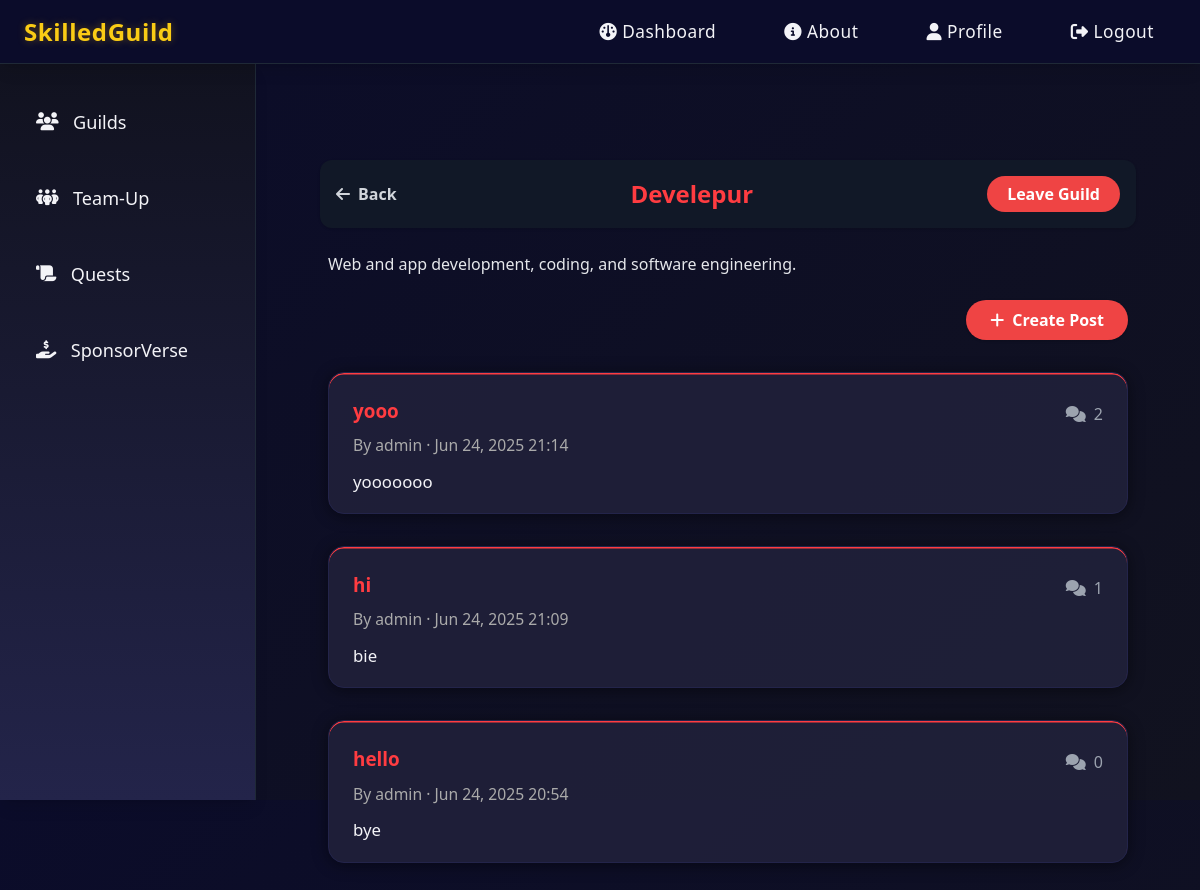
Page /guilds/2/ (signed in) on the committed database.
### skilledguild/models.py (models this page shows, shortened)
class Guild(models.Model):
    name = models.CharField(max_length=100, unique=True)
    description = models.TextField()
    icon_url = models.URLField(blank=True, null=True)
    theme_color = models.CharField(max_length=16, blank=True, null=True, help_text='Hex color for card accent')
    members = models.ManyToManyField(User, related_name='guilds', blank=True)

class Post(models.Model):
    title = models.CharField(max_length=200)
    content = models.TextField()
    author = models.ForeignKey(User, on_delete=models.CASCADE, related_name='posts')
    guild = models.ForeignKey(Guild, on_delete=models.CASCADE, related_name='posts')
    timestamp = models.DateTimeField(auto_now_add=True)
    likes = models.PositiveIntegerField(default=0)
    image = models.ImageField(upload_to='post_images/', blank=True, null=True)
    tags = models.CharField(max_length=200, blank=True, null=True, help_text='Comma-separated tags')
    def comment_count(self):
        return self.comments.count()

### skilledguild/views.py (the view)
# urls.py: path('guilds/<int:guild_id>/', views.guild_detail, name='guild_detail'),
@login_required
def guild_detail(request, guild_id):
    guild = get_object_or_404(Guild, id=guild_id)
    is_member = request.user in guild.members.all()
    posts = guild.posts.order_by('-timestamp')
    if request.method == 'POST' and is_member:
        title = request.POST.get('title')
        content = request.POST.get('content')
        if title and content:
            Post.objects.create(title=title, content=content, author=request.user, guild=guild)
            return redirect('guild_detail', guild_id=guild.id)
    return render(request, 'skilledguild/guild_detail.html', {
        'guild': guild,
        'is_member': is_member,
        'posts': posts,
    })

### templates/skilledguild/guild_detail.html (shortened to what this page needs)
{% extends 'base.html' %}
{% load static %}
{% block content %}
<div class="mt-16 px-4 sm:px-8 max-w-7xl mx-auto w-full">
    <div class="flex items-center justify-between py-4 px-4 bg-gray-900 rounded-xl shadow mb-6">
        <a href="{% url 'guilds' %}" class="flex items-center gap-2 text-gray-300 hover:text-yellow-400 font-semibold">
            <i class="fa fa-arrow-left"></i> <span class="hidden sm:inline">Back</span>
        </a>
        <div class="flex-1 text-center">
            <span class="text-xl sm:text-2xl font-bold" style="color:{{ guild.theme_color|default:'#ffba08' }}">{{ guild.name }}</span>
        </div>
        {% if is_member %}
        <form method="post" action="{% url 'toggle_guild_membership' guild.id %}" style="display:inline;">
            <button type="submit" class="bg-red-500 hover:bg-red-600 text-white font-bold py-1.5 px-5 rounded-full transition-all">Leave Guild</button>
        </form>
        {% endif %}
    </div>
    <div class="mb-6 text-gray-200 text-base px-2">{{ guild.description }}</div>
    <div class="flex justify-end mb-6 px-2">
        <a href="{% url 'create_post' guild.id %}" class="bg-red-500 hover:bg-red-600 text-white font-bold py-2 px-6 rounded-full shadow transition-all flex items-center gap-2">
            <i class="fa fa-plus"></i> <span class="hidden sm:inline">Create Post</span>
        </a>
    </div>
    <div class="forum-post-list px-2">
        {% if posts %}
            {% for post in posts %}
            <a href="{% url 'post_detail' guild.id post.id %}" class="forum-post-card" style="--guild-color:{{ guild.theme_color|default:'#ffba08' }};">
                <div class="flex items-center justify-between mb-1">
                    <div class="forum-post-title">{{ post.title }}</div>
                    <div class="flex items-center gap-2 text-gray-400 text-base">
                        <i class="fa fa-comments"></i> {{ post.comment_count }}
                    </div>
                </div>
                <div class="forum-post-meta">By {{ post.author.username }} &middot; {{ post.timestamp|date:'M d, Y H:i' }}</div>
                <div class="forum-post-content">{{ post.content|truncatechars:180 }}</div>
            </a>
            {% endfor %}
        {% else %}
            <div class="text-gray-400 text-lg">No posts yet.</div>
        {% endif %}
    </div>
</div>
{% endblock %}

### templates/base.html (shortened to what this page needs)
{% load static %}
<!DOCTYPE html>
<html lang="en">
<head>
    <link rel="stylesheet" href="https://cdnjs.cloudflare.com/ajax/libs/font-awesome/6.5.0/css/all.min.css" />
    <link rel="stylesheet" href="{% static 'skilledguild/dashboard.css' %}">
    <script src="https://cdn.tailwindcss.com"></script>
</head>
<body class="bg-gray-900 text-white min-h-screen">
    <nav class="navbar fixed top-0 left-0 right-0 z-40 flex items-center justify-between bg-[#0b0c2a] h-16 px-6 shadow-lg border-b border-gray-800">
        <div class="navbar-logo text-2xl font-bold text-yellow-400 tracking-wide">SkilledGuild</div>
        <ul class="navbar-menu flex items-center gap-6">
            <li><a href="{% url 'dashboard' %}" class="hover:text-yellow-400 transition"><i class="fa-solid fa-gauge"></i> <span class="hidden sm:inline">Dashboard</span></a></li>
            <li><a href="#" class="hover:text-yellow-400 transition"><i class="fa-solid fa-circle-info"></i> <span class="hidden sm:inline">About</span></a></li>
            <li><a href="#" class="hover:text-yellow-400 transition"><i class="fa-solid fa-user"></i> <span class="hidden sm:inline">Profile</span></a></li>
            <li><a href="{% url 'logout' %}" class="hover:text-yellow-400 transition"><i class="fa-solid fa-right-from-bracket"></i> <span class="hidden sm:inline">Logout</span></a></li>
        </ul>
    </nav>
    <aside class="sidebar fixed top-16 left-0 bottom-0 w-64 bg-gradient-to-b from-[#11121f] to-[#23244a] shadow-lg border-r border-gray-800 z-30 flex flex-col py-8 px-4">
        <ul class="sidebar-menu flex flex-col gap-6">
            <li><a href="{% url 'guilds' %}" class="flex items-center gap-3 text-lg text-gray-200 hover:text-yellow-400 transition"><i class="fa-solid fa-users"></i> Guilds</a></li>
            <li><a href="#" class="flex items-center gap-3 text-lg text-gray-200 hover:text-yellow-400 transition"><i class="fa-solid fa-people-group"></i> Team-Up</a></li>
            <li><a href="#" class="flex items-center gap-3 text-lg text-gray-200 hover:text-yellow-400 transition"><i class="fa-solid fa-scroll"></i> Quests</a></li>
            <li><a href="#" class="flex items-center gap-3 text-lg text-gray-200 hover:text-yellow-400 transition"><i class="fa-solid fa-hand-holding-dollar"></i> SponsorVerse</a></li>
        </ul>
    </aside>
    <main class="min-h-screen">
        <div class="ml-64 mt-16 p-4 sm:p-8">
            {% block content %}{% endblock %}
        </div>
    </main>
</body>
</html>

### static/skilledguild/dashboard.css (style rules this page uses)
body { margin: 0; font-family: 'Segoe UI', Arial, sans-serif; background: linear-gradient(135deg, #0b0c2a 0%, #11121f 100%); color: #f3f3f7; min-height: 100vh; }
.navbar { display: flex; align-items: center; justify-content: space-between; background: rgba(11, 12, 42, 0.98); padding: 0 2.5rem; height: 64px; box-shadow: 0 2px 16px #000a; border-bottom: 1.5px solid #23244a; position: sticky; top: 0; z-index: 10; }
.navbar-logo { font-size: 2rem; color: #ffba08; font-weight: 700; letter-spacing: 2px; text-shadow: 0 0 8px #ffba0855; }
.navbar-menu { list-style: none; display: flex; gap: 2.5rem; margin: 0; padding: 0; }
.navbar-menu li a { color: #f3f3f7; text-decoration: none; font-size: 1.08rem; padding: 10px 22px; border-radius: 8px; transition: background 0.2s, color 0.2s, box-shadow 0.2s; font-weight: 500; letter-spacing: 0.5px; position: relative; }
.sidebar { width: 17vw; min-width: 200px; max-width: 270px; background: linear-gradient(160deg, #11121f 80%, #23244a 100%); padding: 2.5rem 0 2.5rem 0.5rem; box-shadow: 2px 0 16px #0005; border-right: 1.5px solid #23244a; display: flex; flex-direction: column; align-items: flex-start; z-index: 2; position: sticky; top: 64px; height: calc(100vh - 64px); }
.sidebar-menu { list-style: none; padding: 0; margin: 0; display: flex; flex-direction: column; gap: 2rem; width: 100%; }
.sidebar-menu li a { color: #f3f3f7; text-decoration: none; font-size: 1.13rem; padding: 12px 28px 12px 20px; border-radius: 8px 0 0 8px; transition: background 0.18s, color 0.18s, box-shadow 0.18s; display: flex; align-items: center; gap: 0.8em; font-weight: 500; position: relative; }
a, .navbar-menu li a, .sidebar-menu li a { outline: none; }

### templates/skilledguild/guild_detail.html (style rules this page uses)
.forum-post-list { display: flex; flex-direction: column; gap: 2rem; margin-top: 2rem; }
.forum-post-card { background: rgba(34, 34, 59, 0.85); border-radius: 16px; box-shadow: 0 2px 16px #0007, 0 1.5px 0 var(--guild-color, #ffba08) inset; padding: 1.5rem 1.5rem 1.2rem 1.5rem; border: 1.5px solid #23244a; transition: box-shadow 0.2s, border 0.2s; position: relative; cursor: pointer; }
.forum-post-title { font-size: 1.18rem; font-weight: 700; color: var(--guild-color, #ffba08); margin-bottom: 0.3rem; }
.forum-post-meta { color: #aaa; font-size: 0.98rem; margin-bottom: 0.7rem; }
.forum-post-content { color: #f3f3f7; font-size: 1.05rem; }

### rows in the picture
Guild: name "Develepur", description "Web and app development, coding, and software engineering."
Post: title "yooo", comment_count "2", author.username "admin", timestamp "Jun 24, 2025 21:14", content "yooooooo"
Post: title "hi", comment_count "1", author.username "admin", timestamp "Jun 24, 2025 21:09", content "bie"
Post: title "hello", comment_count "0", author.username "admin", timestamp "Jun 24, 2025 20:54", content "bye"
